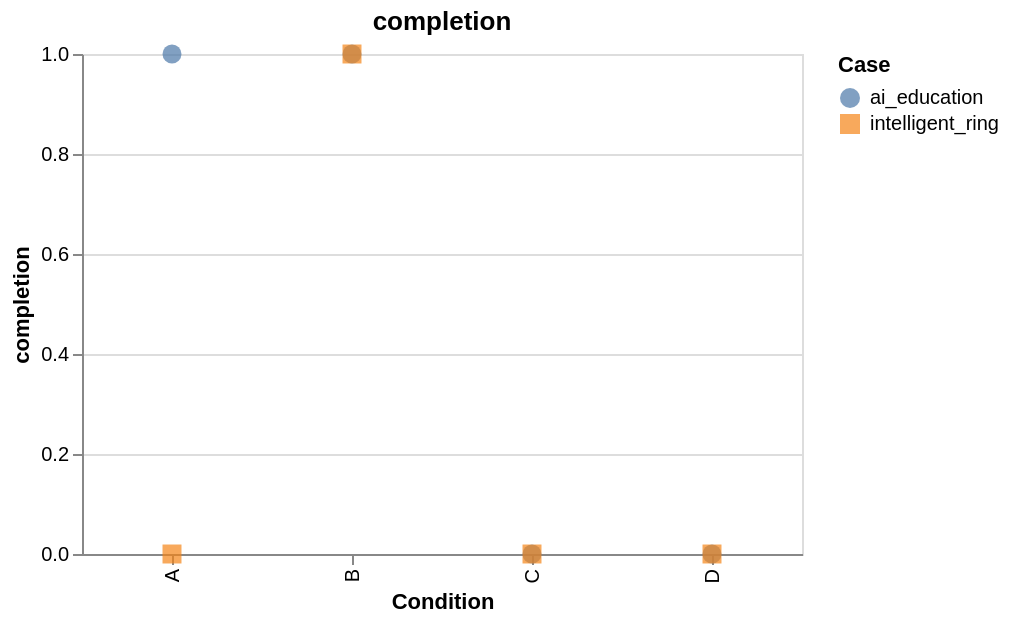

Describe this chart as a Vega-Lite specification.
### Vega-Lite specification from a JSON file in a GitHub repository (floating-point values rounded to 4 significant figures)
{"config": {"view": {"continuousWidth": 300, "continuousHeight": 300}}, "data": {"values": [{"case_id": "ai_education", "condition": "A", "value": 1}, {"case_id": "ai_education", "condition": "D", "value": 0}, {"case_id": "ai_education", "condition": "B", "value": 1}, {"case_id": "ai_education", "condition": "C", "value": 0}, {"case_id": "intelligent_ring", "condition": "C", "value": 0}, {"case_id": "intelligent_ring", "condition": "B", "value": 1}, {"case_id": "intelligent_ring", "condition": "D", "value": 0}, {"case_id": "intelligent_ring", "condition": "A", "value": 0}]}, "mark": {"type": "point", "filled": true, "size": 90}, "encoding": {"color": {"field": "case_id", "title": "Case", "type": "nominal"}, "shape": {"field": "case_id", "type": "nominal"}, "tooltip": [{"field": "case_id", "type": "nominal"}, {"field": "condition", "type": "nominal"}, {"field": "value", "type": "quantitative"}], "x": {"field": "condition", "sort": ["A", "B", "C", "D"], "title": "Condition", "type": "nominal"}, "y": {"field": "value", "scale": {"zero": false}, "title": "completion", "type": "quantitative"}}, "height": 250, "title": "completion", "width": 360, "$schema": "https://vega.github.io/schema/vega-lite/v6.4.1.json"}
